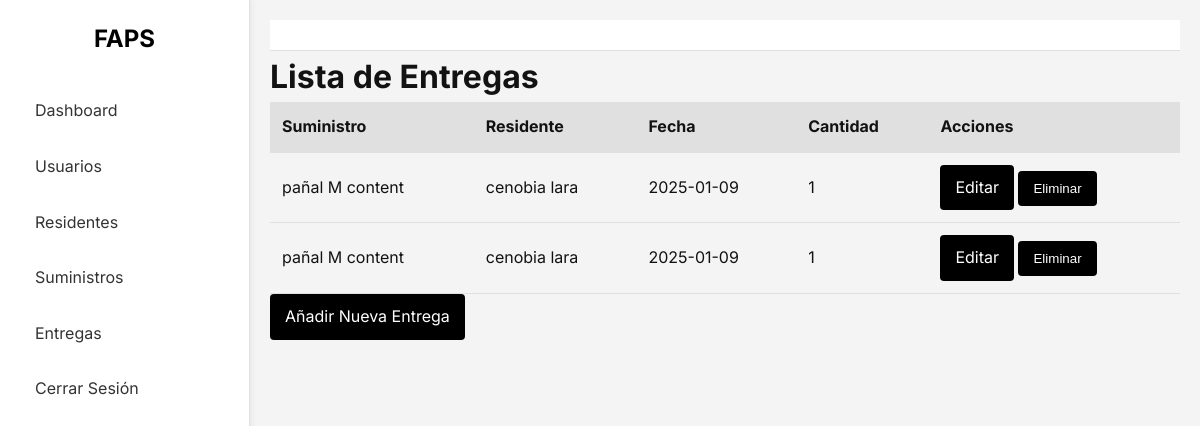
Page /admin/deliveries (signed in) on the committed database.
### app/models.py (models this page shows)
class Delivery(db.Model):
    id = db.Column(db.Integer, primary_key=True)
    supply_id = db.Column(db.Integer, db.ForeignKey('supply.id'), nullable=False)
    resident_id = db.Column(db.Integer, db.ForeignKey('resident.id'), nullable=False)
    quantity = db.Column(db.Integer, nullable=False)
    date = db.Column(db.Date, nullable=False)
    supply = db.relationship('Supply', backref=db.backref('deliveries', lazy=True))
    resident = db.relationship('Resident', backref=db.backref('deliveries', lazy=True))

class Supply(db.Model):
    id = db.Column(db.Integer, primary_key=True)
    name = db.Column(db.String(100), nullable=False)
    category = db.Column(db.String(100), nullable=False)
    quantity = db.Column(db.Integer, nullable=False)
    entry_date = db.Column(db.Date, nullable=False)

class Resident(db.Model):
    id = db.Column(db.Integer, primary_key=True)
    name = db.Column(db.String(100), nullable=False)
    lastname = db.Column(db.String(100), nullable=False)
    birthday_date = db.Column(db.Date, nullable=False)
    no_identification = db.Column(db.Integer, unique=True, nullable=False)
    health_status = db.Column(db.String(255), nullable=True)
    medical_conditions = db.Column(db.Text, nullable=True)
    medications = db.Column(db.Text, nullable=True)
    medical_history = db.Column(db.Text, nullable=True)
    special_requirements = db.Column(db.Text, nullable=True)

### app/routes/delivery_routes.py (the view)
@delivery_bp.route('/admin/deliveries')
def list_deliveries():
    deliveries = Delivery.query.all()
    return render_template('list_deliveries.html', deliveries=deliveries)

### app/models.py (called while the page is built)
    @property
    def is_active(self):
        return self.active

### app/templates/list_deliveries.html (shortened to what this page needs)
{% extends 'base.html' %}
{% block content %}
<h1>Lista de Entregas</h1>
<table class="table">
    <thead>
        <tr>
            <th>Suministro</th>
            <th>Residente</th>
            <th>Fecha</th>
            <th>Cantidad</th>
            <th>Acciones</th>
        </tr>
    </thead>
    <tbody>
        {% for delivery in deliveries %}
        <tr>
            <td>{{ delivery.supply.name }}</td>
            <td>{{ delivery.resident.name }} {{ delivery.resident.lastname }}</td>
            <td>{{ delivery.date }}</td>
            <td>{{ delivery.quantity }}</td>
            <td>
                <a class="btn btn-primary" href="{{ url_for('delivery_bp.edit_delivery', id=delivery.id) }}">Editar</a>
                <form action="{{ url_for('delivery_bp.delete_delivery', id=delivery.id) }}" method="post" style="display:inline;">
                    <button class="btn btn-danger" type="submit">Eliminar</button>
                </form>
            </td>
        </tr>
        {% endfor %}
    </tbody>
</table>
<a class="btn btn-success" href="{{ url_for('delivery_bp.create_delivery') }}">Añadir Nueva Entrega</a>
{% endblock %}

### app/static/css/custom.css (style rules this page uses)
:root { --bg-primary: #f4f4f4; --bg-secondary: #ffffff; --text-primary: #121212; --text-secondary: #333333; --border-color: #e0e0e0; --accent-color: #000000; }
* { margin: 0; padding: 0; box-sizing: border-box; transition: all 0.3s ease; }
body { font-family: 'Inter', -apple-system, BlinkMacSystemFont, 'Segoe UI', 'Roboto', sans-serif; background-color: var(--bg-primary); color: var(--text-primary); line-height: 1.6; }
.table { width: 100%; border-collapse: collapse; }
.table th { background-color: var(--border-color); text-align: left; padding: 12px; border-bottom: 1px solid var(--border-color); }
.table td { padding: 12px; border-bottom: 1px solid var(--border-color); }
.btn { display: inline-block; padding: 10px 15px; background-color: var(--accent-color); color: white; text-decoration: none; border-radius: 4px; border: none; }

### rows in the picture
Delivery: supply.name "pañal M content", resident.name "cenobia", resident.lastname "lara", date "2025-01-09", quantity "1"
Delivery: supply.name "pañal M content", resident.name "cenobia", resident.lastname "lara", date "2025-01-09", quantity "1"
